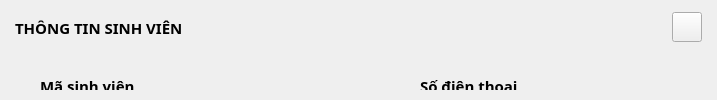
         <widget class="QWidget" name="students_popup">
          <layout class="QVBoxLayout" name="verticalLayout_12">
           <property name="spacing">
            <number>5</number>
           </property>
           <property name="leftMargin">
            <number>10</number>
           </property>
           <property name="topMargin">
            <number>10</number>
           </property>
           <property name="rightMargin">
            <number>10</number>
           </property>
           <property name="bottomMargin">
            <number>10</number>
           </property>
           <item>
            <widget class="QWidget" name="head_student" native="true">
             <property name="maximumSize">
              <size>
               <width>16777215</width>
               <height>35</height>
              </size>
             </property>
             <property name="styleSheet">
              <string notr="true"/>
             </property>
             <layout class="QHBoxLayout" name="horizontalLayout_5">
              <property name="spacing">
               <number>5</number>
              </property>
              <property name="leftMargin">
               <number>5</number>
              </property>
              <property name="topMargin">
               <number>0</number>
              </property>
              <property name="rightMargin">
               <number>5</number>
              </property>
              <property name="bottomMargin">
               <number>0</number>
              </property>
              <item>
               <widget class="QLabel" name="students_label">
                <property name="font">
                 <font>
                  <family>Cascadia Code</family>
                  <pointsize>11</pointsize>
                  <weight>75</weight>
                  <bold>true</bold>
                 </font>
                </property>
                <property name="text">
                 <string>THÔNG TIN SINH VIÊN</string>
                </property>
               </widget>
              </item>
              <item>
               <spacer name="horizontalSpacer_4">
                <property name="orientation">
                 <enum>Qt::Horizontal</enum>
                </property>
                <property name="sizeHint" stdset="0">
                 <size>
                  <width>484</width>
                  <height>20</height>
                 </size>
                </property>
               </spacer>
              </item>
              <item>
               <widget class="QPushButton" name="students_exit_btn">
                <property name="maximumSize">
                 <size>
                  <width>30</width>
                  <height>30</height>
                 </size>
                </property>
                <property name="text">
                 <string/>
                </property>
                <property name="icon">
                 <iconset resource="../resources/resources.qrc">
                  <normaloff>:/icon-EC8482/EC8482/x-octagon.svg</normaloff>:/icon-EC8482/EC8482/x-octagon.svg</iconset>
                </property>
                <property name="iconSize">
                 <size>
                  <width>30</width>
                  <height>30</height>
                 </size>
                </property>
               </widget>
              </item>
             </layout>
            </widget>
           </item>
           <item>
            <widget class="QWidget" name="body_student" native="true">
             <property name="styleSheet">
              <string notr="true"/>
             </property>
             <widget class="QLineEdit" name="student_id_text">
              <property name="enabled">
               <bool>true</bool>
              </property>
              <property name="geometry">
               <rect>
                <x>20</x>
                <y>60</y>
                <width>351</width>
                <height>31</height>
               </rect>
              </property>
              <property name="font">
               <font>
                <family>Cascadia Code</family>
                <pointsize>11</pointsize>
                <weight>50</weight>
                <bold>false</bold>
               </font>
              </property>
              <property name="styleSheet">
               <string notr="true">background-color: rgb(255, 255, 255);</string>
              </property>
             </widget>
             <widget class="QLineEdit" name="student_name_text">
              <property name="geometry">
               <rect>
                <x>20</x>
                <y>160</y>
                <width>351</width>
                <height>31</height>
               </rect>
              </property>
              <property name="font">
               <font>
                <family>Cascadia Code</family>
                <pointsize>11</pointsize>
                <weight>50</weight>
                <bold>false</bold>
               </font>
              </property>
              <property name="styleSheet">
               <string notr="true">background-color: rgb(255, 255, 255);</string>
              </property>
             </widget>
             <widget class="QLineEdit" name="student_class_text">
              <property name="geometry">
               <rect>
                <x>20</x>
                <y>360</y>
                <width>351</width>
                <height>31</height>
               </rect>
              </property>
              <property name="font">
               <font>
                <family>Cascadia Code</family>
                <pointsize>11</pointsize>
                <weight>50</weight>
                <bold>false</bold>
               </font>
              </property>
              <property name="styleSheet">
               <string notr="true">background-color: rgb(255, 255, 255);</string>
              </property>
             </widget>
             <widget class="QLabel" name="student_id_label">
              <property name="geometry">
               <rect>
                <x>30</x>
                <y>20</y>
                <width>201</width>
                <height>31</height>
               </rect>
              </property>
              <property name="font">
               <font>
                <family>Cascadia Code</family>
                <pointsize>11</pointsize>
                <weight>75</weight>
                <bold>true</bold>
               </font>
              </property>
              <property name="text">
               <string>Mã sinh viên</string>
              </property>
             </widget>
             <widget class="QLabel" name="student_name_label">
              <property name="geometry">
               <rect>
                <x>30</x>
                <y>120</y>
                <width>201</width>
                <height>31</height>
               </rect>
              </property>
              <property name="font">
               <font>
                <family>Cascadia Code</family>
                <pointsize>11</pointsize>
                <weight>75</weight>
                <bold>true</bold>
               </font>
              </property>
              <property name="text">
               <string>Tên sinh viên</string>
              </property>
             </widget>
             <widget class="QLabel" name="student_class_label">
              <property name="geometry">
               <rect>
                <x>30</x>
                <y>320</y>
                <width>201</width>
                <height>31</height>
               </rect>
              </property>
              <property name="font">
               <font>
                <family>Cascadia Code</family>
                <pointsize>11</pointsize>
                <weight>75</weight>
                <bold>true</bold>
               </font>
              </property>
              <property name="text">
               <string>Lớp quản lý</string>
              </property>
             </widget>
             <widget class="QPushButton" name="student_save_btn">
              <property name="geometry">
               <rect>
                <x>520</x>
                <y>390</y>
                <width>93</width>
                <height>28</height>
               </rect>
              </property>
              <property name="font">
               <font>
                <family>Cascadia Code</family>
                <pointsize>11</pointsize>
               </font>
              </property>
              <property name="styleSheet">
               <string notr="true">background-color: rgb(255, 255, 255);</string>
              </property>
              <property name="text">
               <string>Lưu</string>
              </property>
             </widget>
             <widget class="QPushButton" name="student_refesh_btn">
              <property name="geometry">
               <rect>
                <x>650</x>
                <y>390</y>
                <width>93</width>
                <height>28</height>
               </rect>
              </property>
              <property name="font">
               <font>
                <family>Cascadia Code</family>
                <pointsize>11</pointsize>
               </font>
              </property>
              <property name="styleSheet">
               <string notr="true">background-color: rgb(255, 255, 255);</string>
              </property>
              <property name="text">
               <string>Làm mới</string>
              </property>
             </widget>
             <widget class="QLabel" name="student_phone_label">
              <property name="geometry">
               <rect>
                <x>410</x>
                <y>20</y>
                <width>201</width>
                <height>31</height>
               </rect>
              </property>
              <property name="font">
               <font>
                <family>Cascadia Code</family>
                <pointsize>11</pointsize>
                <weight>75</weight>
                <bold>true</bold>
               </font>
              </property>
              <property name="text">
               <string>Số điện thoại</string>
              </property>
             </widget>
             <widget class="QLineEdit" name="student_phone_text">
              <property name="geometry">
               <rect>
                <x>400</x>
                <y>60</y>
                <width>351</width>
                <height>31</height>
               </rect>
              </property>
              <property name="font">
               <font>
                <family>Cascadia Code</family>
                <pointsize>11</pointsize>
                <weight>50</weight>
                <bold>false</bold>
               </font>
              </property>
              <property name="styleSheet">
               <string notr="true">background-color: rgb(255, 255, 255);</string>
              </property>
             </widget>
             <widget class="QLabel" name="student_address_label">
              <property name="geometry">
               <rect>
                <x>410</x>
                <y>120</y>
                <width>201</width>
                <height>31</height>
               </rect>
              </property>
              <property name="font">
               <font>
                <family>Cascadia Code</family>
                <pointsize>11</pointsize>
                <weight>75</weight>
                <bold>true</bold>
               </font>
              </property>
              <property name="text">
               <string>Địa chỉ</string>
              </property>
             </widget>
             <widget class="QLineEdit" name="student_address_text">
              <property name="geometry">
               <rect>
                <x>400</x>
                <y>160</y>
                <width>351</width>
                <height>31</height>
               </rect>
              </property>
              <property name="font">
               <font>
                <family>Cascadia Code</family>
                <pointsize>11</pointsize>
                <weight>50</weight>
                <bold>false</bold>
               </font>
              </property>
              <property name="styleSheet">
               <string notr="true">background-color: rgb(255, 255, 255);</string>
              </property>
              <property name="text">
               <string/>
              </property>
             </widget>
             <widget class="QLineEdit" name="student_url_text">
              <property name="geometry">
               <rect>
                <x>400</x>
                <y>260</y>
                <width>351</width>
                <height>31</height>
               </rect>
              </property>
              <property name="font">
               <font>
                <family>Cascadia Code</family>
                <pointsize>11</pointsize>
                <weight>50</weight>
                <bold>false</bold>
               </font>
              </property>
              <property name="styleSheet">
               <string notr="true">background-color: rgb(255, 255, 255);</string>
              </property>
             </widget>
             <widget class="QLabel" name="student_url_label">
              <property name="geometry">
               <rect>
                <x>410</x>
                <y>220</y>
                <width>201</width>
                <height>31</height>
               </rect>
              </property>
              <property name="font">
               <font>
                <family>Cascadia Code</family>
                <pointsize>11</pointsize>
                <weight>75</weight>
                <bold>true</bold>
               </font>
              </property>
              <property name="text">
               <string>URL Ảnh</string>
              </property>
             </widget>
             <widget class="QLabel" name="student_birth_label">
              <property name="geometry">
               <rect>
                <x>30</x>
                <y>220</y>
                <width>201</width>
                <height>31</height>
               </rect>
              </property>
              <property name="font">
               <font>
                <family>Cascadia Code</family>
                <pointsize>11</pointsize>
                <weight>75</weight>
                <bold>true</bold>
               </font>
              </property>
              <property name="text">
               <string>Ngày sinh</string>
              </property>
             </widget>
             <widget class="QLineEdit" name="student_birth_text">
              <property name="geometry">
               <rect>
                <x>20</x>
                <y>260</y>
                <width>351</width>
                <height>31</height>
               </rect>
              </property>
              <property name="font">
               <font>
                <family>Cascadia Code</family>
                <pointsize>11</pointsize>
                <weight>50</weight>
                <bold>false</bold>
               </font>
              </property>
              <property name="styleSheet">
               <string notr="true">background-color: rgb(255, 255, 255);</string>
              </property>
             </widget>
            </widget>
           </item>
          </layout>
         </widget>
